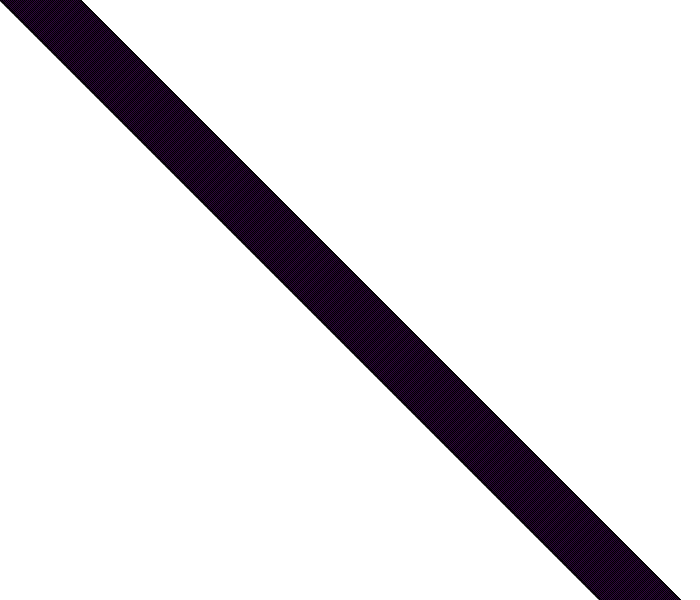
Frame 1 (no input)
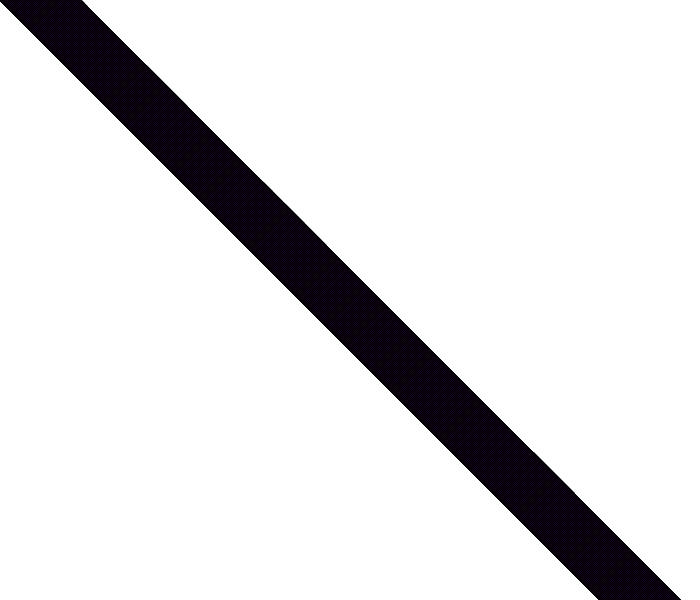
Frame 60 (the mouse pressed at the canvas centre just before this capture)
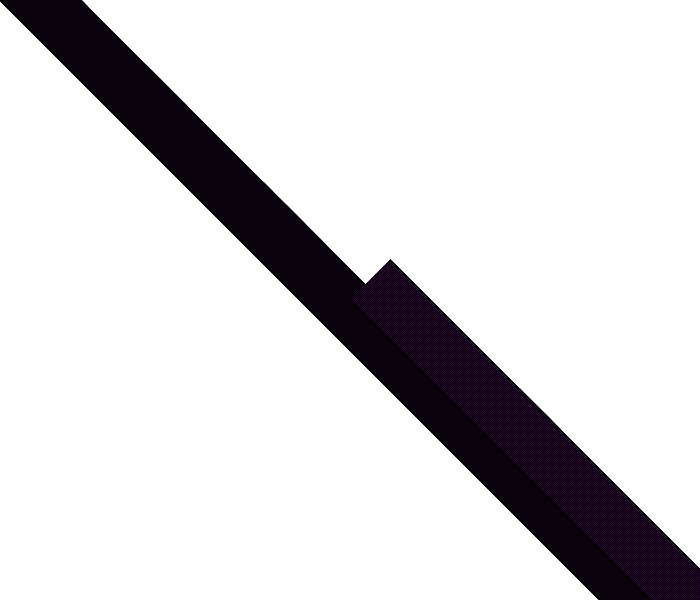
Frame 120 (the mouse held since frame 60 and released just before this capture)

The Processing sketch that drew these frames (run headless with seeded random() and noise(); from frame 60 on, the mouse is pressed at the canvas centre):

// Processing sketch: processing_147605
// ── processing_147605.pde

//so first off I need to set up a series of rectangles in the left hand corner
//of the window.
//then I have to set it such that the postion of each triangle after initial 
//is based off of the mouse postion or at least the reate at which they fall
//then what I have to do is set up a gravity simulation in which the flow continues
//to repeat.
//then I have to change the color of the triangles to some sort of peramiter

void setup(){
  size(700,600);
  background(255);
  smooth();
  frameRate(5);
}

void draw(){
  //draw triangles
  float pntx=mouseX;
  float pnty=mouseY;
  float pntx2=mouseX+40;
  float pnty2=mouseY-40;
  float pntx3=mouseX+80; 
  float gravity=random(0.1,0.5);
  float speed=0;
  for(float cng=speed;cng<=width;cng=cng+gravity){
  triangle(pntx+cng,pnty+cng,pntx2+cng,pnty2+cng,pntx3+cng,pnty+cng);
  fill(130,20,165);
  stroke(0);
  }
}
